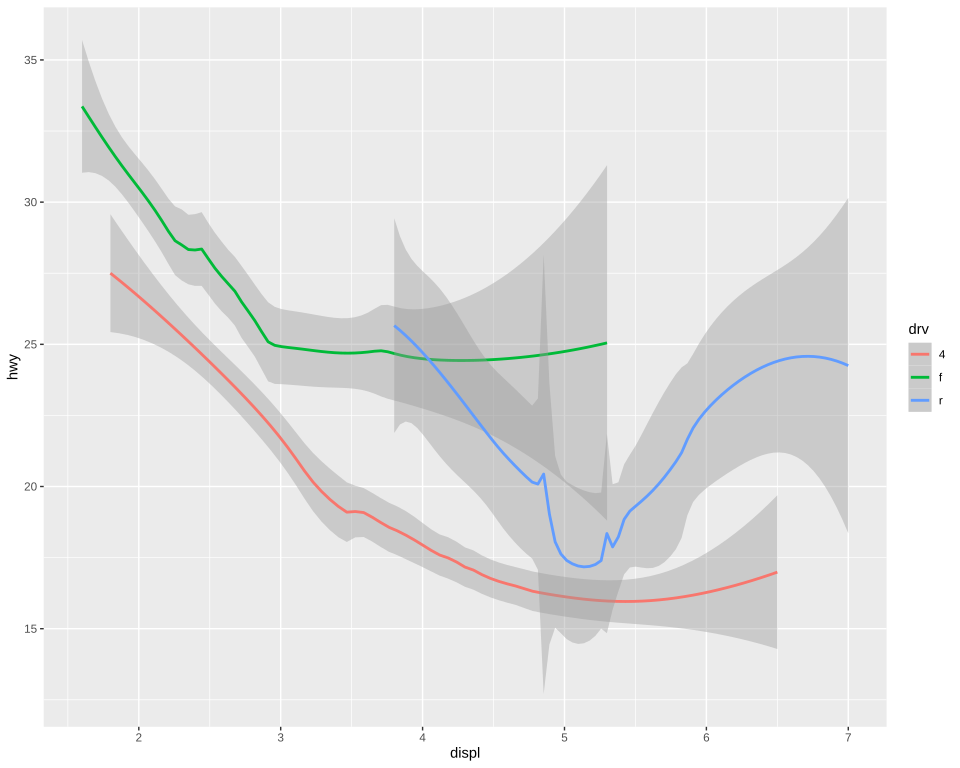

R code for this plot:
# The plot test/golden/smooth_loess_groups.svg draws, drawn by ggplot2 itself, as ggplot2's own visual tests
# draw their snapshots: the independent check on that golden whenever it changes. The suite never
# runs this; it needs R, ggplot2 and vdiffr, saved as the Docker image giggly-r:ggplot2-4.0.3. From
# the repository's root:
#
#   docker run --rm -v "$PWD/test/golden":/golden:ro giggly-r:ggplot2-4.0.3 \
#     Rscript /golden/smooth_loess_groups.R > smooth_loess_groups.ggplot2.svg
#
# and compare the two drawings element by element, as test/golden/point.R describes. Its loess is
# fitted as Giggly fits one, by test/golden/giggly_loess.R.
#
# A loess curve for each drive, each band before its own line.

source("/golden/giggly_loess.R")
plot <- ggplot(mpg, aes(displ, hwy, colour = drv)) +
  geom_smooth(method = giggly_loess, formula = y ~ x) + theme_gray()
file <- tempfile(fileext = ".svg")
vdiffr::write_svg(plot, file)
cat(readLines(file), sep = "\n")
